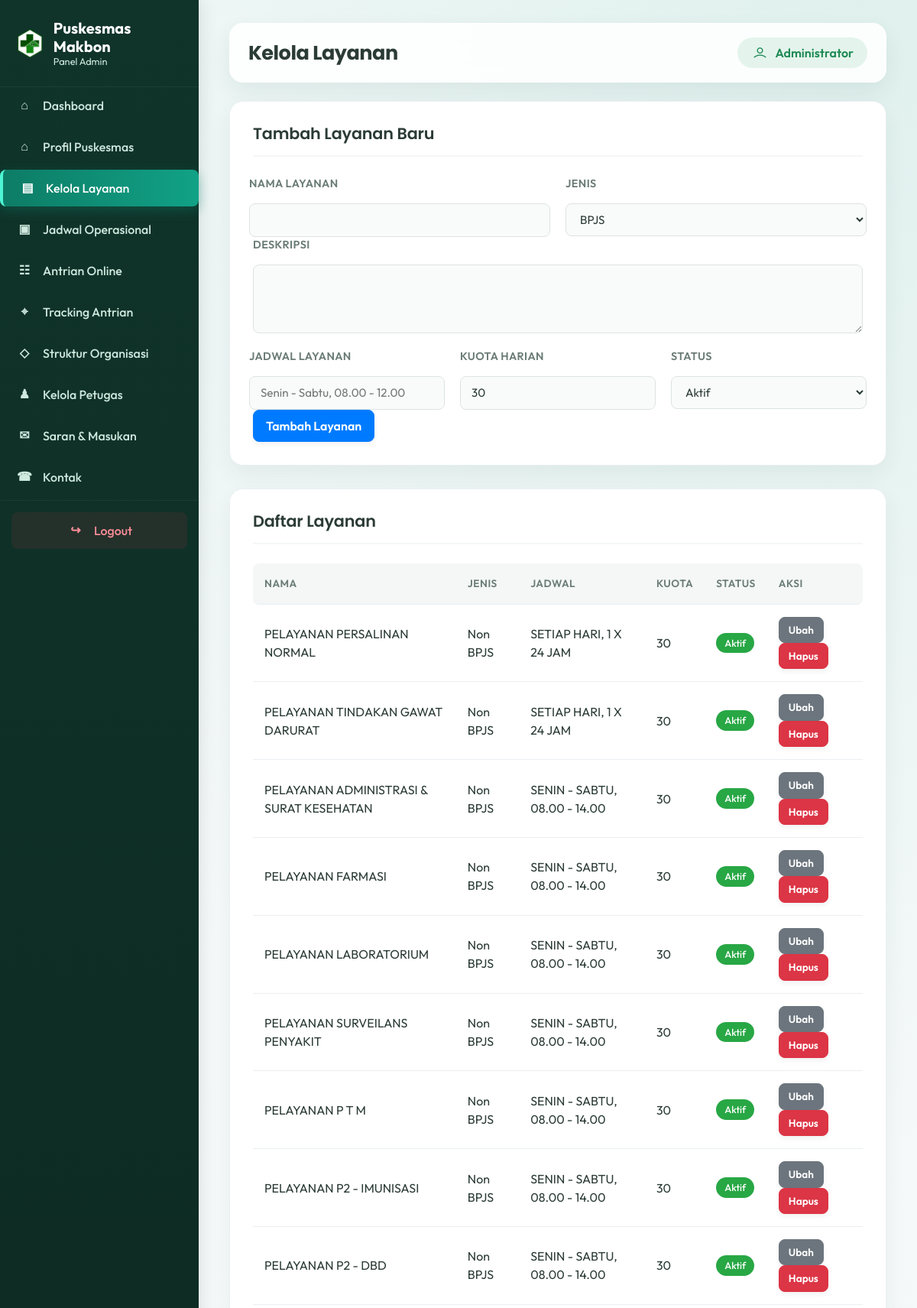
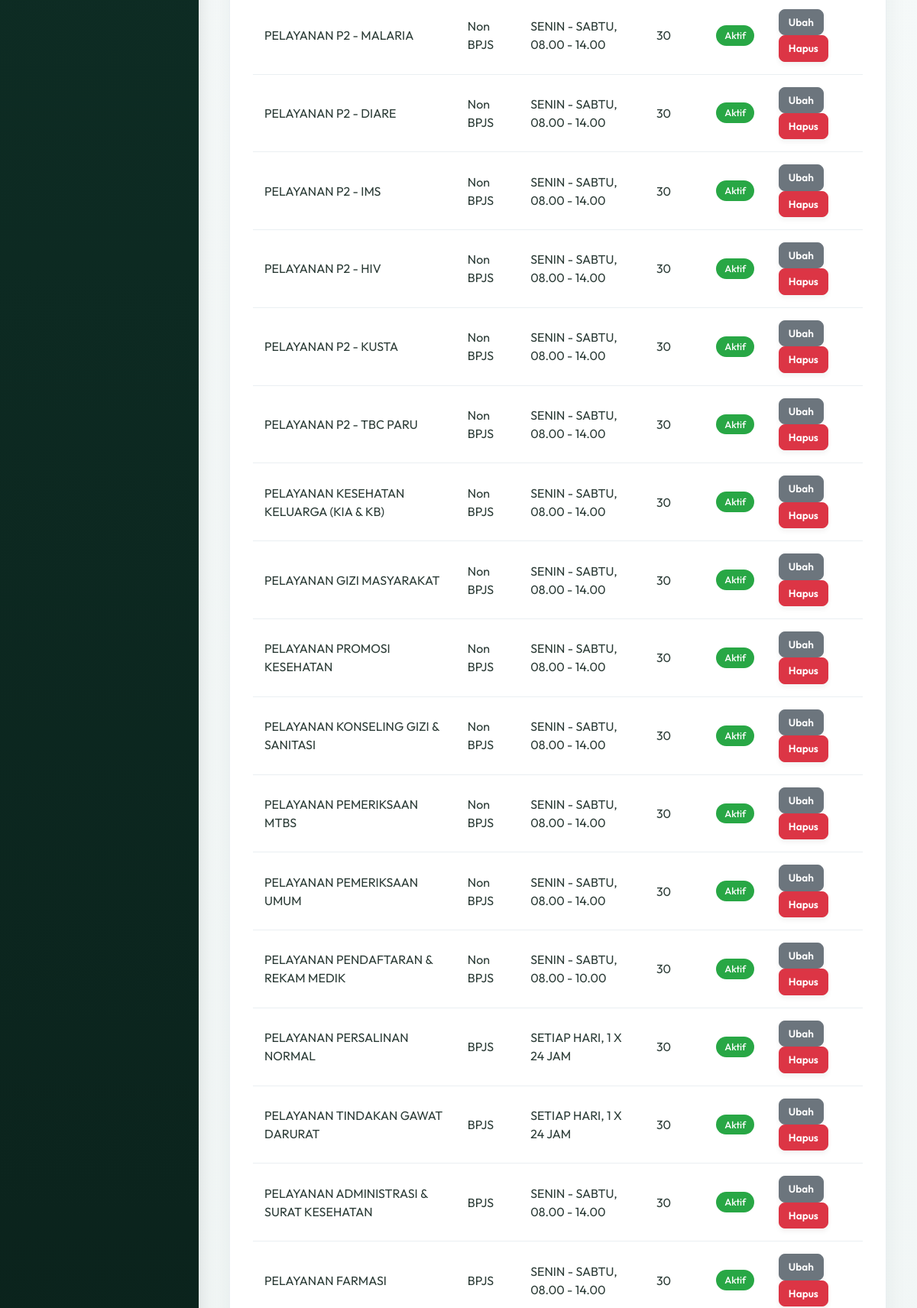
/admin/layanan.php (signed in, upper part), run on the app's committed database (2 pictures, top to bottom).
### tables this page shows
CREATE TABLE `layanan` (
  `id_layanan` int NOT NULL,
  `nama_layanan` varchar(100) NOT NULL,
  `jenis` enum('BPJS','Non BPJS') NOT NULL DEFAULT 'Non BPJS',
  `deskripsi` text,
  `jadwal_layanan` varchar(150) DEFAULT NULL,
  `kuota_harian` int NOT NULL DEFAULT '30',
  `status` enum('Aktif','Nonaktif') NOT NULL DEFAULT 'Aktif'
);

### includes/functions.php (called while the page is built, shortened)
<?php
function clean($str)
{
    return htmlspecialchars(trim($str ?? ''), ENT_QUOTES, 'UTF-8');
}

### admin/layanan.php (the view, shortened to what this page needs)
<?php
require_once __DIR__ . '/../config/database.php';
$edit = null;
$daftar = $pdo->query("SELECT * FROM layanan ORDER BY id_layanan DESC")->fetchAll();
require_once __DIR__ . '/includes/layout_top.php';
?>
<div class="panel">
    <div class="panel-head"><h2><?= $edit ? 'Ubah Layanan' : 'Tambah Layanan Baru' ?></h2></div>
    <form method="POST">
        <div class="form-row">
            <div class="form-group">
                <label>Nama Layanan</label>
                <input type="text" name="nama_layanan" value="<?= clean($edit['nama_layanan'] ?? '') ?>" required>
            </div>
            <div class="form-group">
                <label>Jenis</label>
                <select name="jenis" required>
                    <option value="BPJS" <?= ($edit['jenis'] ?? '') === 'BPJS' ? 'selected' : '' ?>>BPJS</option>
                </select>
            </div>
        </div>
        <div class="form-group">
            <label>Deskripsi</label>
            <textarea name="deskripsi" rows="2"><?= clean($edit['deskripsi'] ?? '') ?></textarea>
        </div>
        <div class="form-row">
            <div class="form-group">
                <label>Jadwal Layanan</label>
                <input type="text" name="jadwal_layanan" value="<?= clean($edit['jadwal_layanan'] ?? '') ?>" placeholder="Senin - Sabtu, 08.00 - 12.00">
            </div>
            <div class="form-group">
                <label>Kuota Harian</label>
                <input type="number" name="kuota_harian" value="<?= clean($edit['kuota_harian'] ?? 30) ?>" min="1" required>
            </div>
            <div class="form-group">
                <label>Status</label>
                <select name="status">
                    <option value="Aktif" <?= ($edit['status'] ?? 'Aktif') === 'Aktif' ? 'selected' : '' ?>>Aktif</option>
                </select>
            </div>
        </div>
        <button type="submit" class="btn btn-primary"><?= $edit ? 'Simpan Perubahan' : 'Tambah Layanan' ?></button>
    </form>
</div>
<div class="panel">
    <div class="panel-head"><h2>Daftar Layanan</h2></div>
    <table>
        <thead><tr><th>Nama</th><th>Jenis</th><th>Jadwal</th><th>Kuota</th><th>Status</th><th>Aksi</th></tr></thead>
        <tbody>
        <?php foreach ($daftar as $d): ?>
            <tr>
                <td><?= clean($d['nama_layanan']) ?></td>
                <td><?= clean($d['jenis']) ?></td>
                <td><?= clean($d['jadwal_layanan']) ?></td>
                <td><?= $d['kuota_harian'] ?></td>
                <td><span class="badge <?= $d['status']==='Aktif'?'badge-success':'badge-secondary' ?>"><?= clean($d['status']) ?></span></td>
                <td class="actions">
                    <a href="?edit=<?= $d['id_layanan'] ?>" class="btn btn-secondary btn-sm">Ubah</a>
                    <a href="?hapus=<?= $d['id_layanan'] ?>" class="btn btn-danger btn-sm" onclick="return confirm('Hapus layanan ini?')">Hapus</a>
                </td>
            </tr>
        <?php endforeach; ?>
        </tbody>
    </table>
</div>
<?php require_once __DIR__ . '/includes/layout_bottom.php'; ?>

### assets/traveland/css/style.css (style rules this page uses)
body { font-family: "Poppins", sans-serif; font-weight: normal; font-style: normal; color: #747E88; }
* { margin: 0; padding: 0; -webkit-box-sizing: border-box; box-sizing: border-box; }
a { color: #EEC41E; }
i, span, a { display: inline-block; }
h1, h2, h3, h4, h5, h6 { font-family: "Poppins", sans-serif; font-weight: 700; color: #38424D; margin: 0px; }
h2 { font-size: 36px; }

### admin/includes/layout_top.php (style rules this page uses)
:root { --primary: #0d7c66; --primary-hover: #0a6552; --bg-color: #f4f7f6; --sidebar-bg: #112d27; --sidebar-hover: #18433a; --text-main: #2b3b36; --text-muted: #6b7c77; --border-color: #eaeff2; }
body { background-color: var(--bg-color); font-family: 'Outfit', sans-serif; color: var(--text-main); }
.panel { background: #fff; padding: 30px; border-radius: 16px; box-shadow: 0 5px 20px rgba(0,0,0,0.03); margin-bottom: 30px; border: 1px solid var(--border-color); }
.panel-head { margin-bottom: 25px; padding-bottom: 15px; border-bottom: 2px solid var(--bg-color); display: flex; justify-content: space-between; align-items: center; }
.panel-head h2 { margin: 0; font-size: 1.3rem; font-weight: 600; color: var(--text-main); }
.panel table { width: 100%; border-collapse: separate; border-spacing: 0; margin-top: 10px; }
.panel th, .panel td { padding: 16px 15px; border-bottom: 1px solid var(--border-color); text-align: left; vertical-align: middle; }
.panel th { background: var(--bg-color); font-weight: 600; color: var(--text-muted); text-transform: uppercase; font-size: 0.85rem; letter-spacing: 0.5px; }
.panel th:first-child { border-top-left-radius: 8px; border-bottom-left-radius: 8px; }
.panel th:last-child { border-top-right-radius: 8px; border-bottom-right-radius: 8px; }
.panel tbody tr { transition: all 0.2s; }
.btn { border-radius: 8px; font-weight: 500; padding: 8px 16px; transition: all 0.2s; }
.btn-sm { padding: 6px 12px; font-size: 0.85rem; }
.form-control, .panel input[type="text"], .panel input[type="email"], .panel input[type="number"], .panel input[type="password"], .panel input[type="file"], .panel input[type="date"], .panel select, .panel textarea { width: 100%; border-radius: 8px; border: 1px solid #dce4e1; padding: 10px 14px; font-size: 0.95rem; font-family: 'Outfit', sans-serif; color: var(--text-main); background: #f9fbfa; transition: border-color 0.2s, box-shadow 0.2s; box-sizing: border-box; }
.form-group { margin-bottom: 20px; display: flex; flex-direction: column; gap: 6px; }
.form-group label { font-weight: 600; font-size: 0.9rem; color: var(--text-muted); text-transform: uppercase; letter-spacing: 0.4px; }
.form-row { display: grid; grid-template-columns: repeat(auto-fit, minmax(220px, 1fr)); gap: 20px; margin-bottom: 0; }
.form-row .form-group { margin-bottom: 0; }
.panel textarea { resize: vertical; min-height: 90px; }
.badge { padding: 6px 10px; border-radius: 6px; font-weight: 500; font-size: 0.8rem; }
.btn { border-radius: 8px !important; font-weight: 600 !important; box-shadow: 0 4px 6px rgba(0,0,0,0.05); transition: all 0.2s ease; }
body { background: #eef4f3 !important; }
.panel { border-radius: 18px; box-shadow: 0 12px 30px rgba(20, 58, 52, .06); }
.panel-head h2 { letter-spacing: -.01em; }
.panel table { overflow: hidden; }
.badge { border-radius: 999px; padding: 7px 11px; }
.dashboard-intro, .stat-card-modern, .panel { animation: dashboardReveal .45s ease both; }

### data on the page
layanan: nama_layanan "PELAYANAN PERSALINAN NORMAL", jenis "Non BPJS", jadwal_layanan "SETIAP HARI, 1 X 24 JAM", kuota_harian "30", status "Aktif"
layanan: nama_layanan "PELAYANAN TINDAKAN GAWAT DARURAT", jenis "Non BPJS", jadwal_layanan "SETIAP HARI, 1 X 24 JAM", kuota_harian "30", status "Aktif"
layanan: nama_layanan "PELAYANAN ADMINISTRASI & SURAT KESEHATAN", jenis "Non BPJS", jadwal_layanan "SENIN - SABTU, 08.00 - 14.00", kuota_harian "30", status "Aktif"
layanan: nama_layanan "PELAYANAN FARMASI", jenis "Non BPJS", jadwal_layanan "SENIN - SABTU, 08.00 - 14.00", kuota_harian "30", status "Aktif"
layanan: nama_layanan "PELAYANAN LABORATORIUM", jenis "Non BPJS", jadwal_layanan "SENIN - SABTU, 08.00 - 14.00", kuota_harian "30", status "Aktif"
layanan: nama_layanan "PELAYANAN SURVEILANS PENYAKIT", jenis "Non BPJS", jadwal_layanan "SENIN - SABTU, 08.00 - 14.00", kuota_harian "30", status "Aktif"
layanan: nama_layanan "PELAYANAN P T M", jenis "Non BPJS", jadwal_layanan "SENIN - SABTU, 08.00 - 14.00", kuota_harian "30", status "Aktif"
layanan: nama_layanan "PELAYANAN P2 - IMUNISASI", jenis "Non BPJS", jadwal_layanan "SENIN - SABTU, 08.00 - 14.00", kuota_harian "30", status "Aktif"
layanan: nama_layanan "PELAYANAN P2 - DBD", jenis "Non BPJS", jadwal_layanan "SENIN - SABTU, 08.00 - 14.00", kuota_harian "30", status "Aktif"
layanan: nama_layanan "PELAYANAN P2 - MALARIA", jenis "Non BPJS", jadwal_layanan "SENIN - SABTU, 08.00 - 14.00", kuota_harian "30", status "Aktif"
layanan: nama_layanan "PELAYANAN P2 - DIARE", jenis "Non BPJS", jadwal_layanan "SENIN - SABTU, 08.00 - 14.00", kuota_harian "30", status "Aktif"
layanan: nama_layanan "PELAYANAN P2 - IMS", jenis "Non BPJS", jadwal_layanan "SENIN - SABTU, 08.00 - 14.00", kuota_harian "30", status "Aktif"
layanan: nama_layanan "PELAYANAN P2 - HIV", jenis "Non BPJS", jadwal_layanan "SENIN - SABTU, 08.00 - 14.00", kuota_harian "30", status "Aktif"
layanan: nama_layanan "PELAYANAN P2 - KUSTA", jenis "Non BPJS", jadwal_layanan "SENIN - SABTU, 08.00 - 14.00", kuota_harian "30", status "Aktif"
layanan: nama_layanan "PELAYANAN P2 - TBC PARU", jenis "Non BPJS", jadwal_layanan "SENIN - SABTU, 08.00 - 14.00", kuota_harian "30", status "Aktif"
layanan: nama_layanan "PELAYANAN KESEHATAN KELUARGA (KIA & KB)", jenis "Non BPJS", jadwal_layanan "SENIN - SABTU, 08.00 - 14.00", kuota_harian "30", status "Aktif"
layanan: nama_layanan "PELAYANAN GIZI MASYARAKAT", jenis "Non BPJS", jadwal_layanan "SENIN - SABTU, 08.00 - 14.00", kuota_harian "30", status "Aktif"
layanan: nama_layanan "PELAYANAN PROMOSI KESEHATAN", jenis "Non BPJS", jadwal_layanan "SENIN - SABTU, 08.00 - 14.00", kuota_harian "30", status "Aktif"
layanan: nama_layanan "PELAYANAN KONSELING GIZI & SANITASI", jenis "Non BPJS", jadwal_layanan "SENIN - SABTU, 08.00 - 14.00", kuota_harian "30", status "Aktif"
layanan: nama_layanan "PELAYANAN PEMERIKSAAN MTBS", jenis "Non BPJS", jadwal_layanan "SENIN - SABTU, 08.00 - 14.00", kuota_harian "30", status "Aktif"
layanan: nama_layanan "PELAYANAN PEMERIKSAAN UMUM", jenis "Non BPJS", jadwal_layanan "SENIN - SABTU, 08.00 - 14.00", kuota_harian "30", status "Aktif"
layanan: nama_layanan "PELAYANAN PENDAFTARAN & REKAM MEDIK", jenis "Non BPJS", jadwal_layanan "SENIN - SABTU, 08.00 - 10.00", kuota_harian "30", status "Aktif"
layanan: nama_layanan "PELAYANAN PERSALINAN NORMAL", jenis "BPJS", jadwal_layanan "SETIAP HARI, 1 X 24 JAM", kuota_harian "30", status "Aktif"
layanan: nama_layanan "PELAYANAN TINDAKAN GAWAT DARURAT", jenis "BPJS", jadwal_layanan "SETIAP HARI, 1 X 24 JAM", kuota_harian "30", status "Aktif"
layanan: nama_layanan "PELAYANAN ADMINISTRASI & SURAT KESEHATAN", jenis "BPJS", jadwal_layanan "SENIN - SABTU, 08.00 - 14.00", kuota_harian "30", status "Aktif"
layanan: nama_layanan "PELAYANAN FARMASI", jenis "BPJS", jadwal_layanan "SENIN - SABTU, 08.00 - 14.00", kuota_harian "30", status "Aktif"

### other printed values
$page_title "Kelola Layanan"
$_SESSION['admin_nama'] "Administrator"
